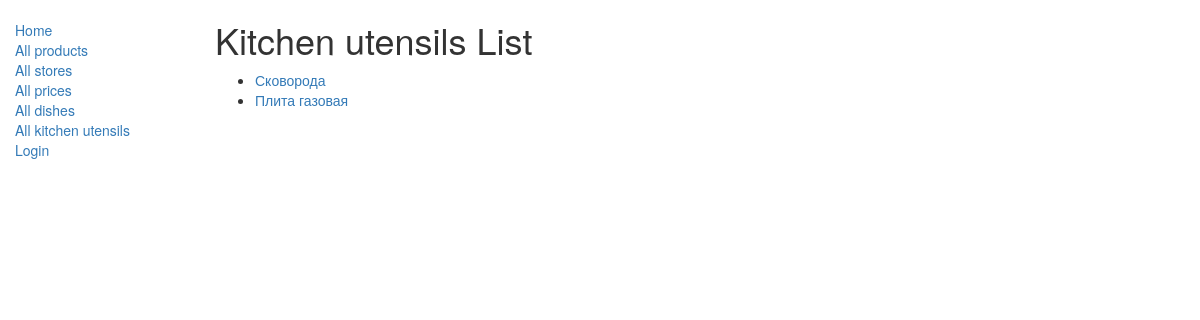
Before: /catalog/kitchen-utensils/ with the older database file.
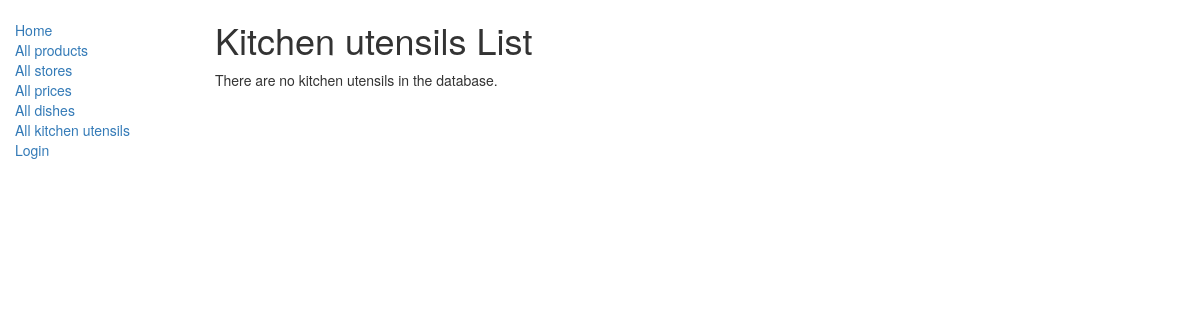
After: the same page with the newer database file.
### catalog/models.py (models this page shows, shortened)
class KitchenUtensil(models.Model):
    name = models.CharField(max_length=100, help_text='Enter kitchen utensil name')
    who_added = models.ForeignKey(User, on_delete=models.CASCADE, related_name='who_added_to_kitchen_utensil_type', null=True)
    def get_absolute_url(self):
        return reverse('kitchen_utensil_detail', args=[str(self.id)])

### catalog/views.py (the view)
class KitchenUtensilListView(generic.ListView):
    model = KitchenUtensil
    paginate_by = 20

### catalog/templates/catalog/kitchenutensil_list.html
{% extends "base_generic.html" %}
{% block content %}
    <h1>Kitchen utensils List</h1>
    {% if kitchenutensil_list %}
    <ul>
      {% for kitchenutensil in kitchenutensil_list %}
      <li>
        <a href="{{ kitchenutensil.get_absolute_url }}">{{ kitchenutensil.name }}</a>
      </li>
      {% endfor %}
    </ul>
    {% else %}
      <p>There are no kitchen utensils in the database.</p>
    {% endif %}
{% endblock %}

Changed rows visible on the page:
removed KitchenUtensil: name "Сковорода"
removed KitchenUtensil: name "Плита газовая"
Other visible differences:
text now shown: "There are no kitchen utensils in the database."
